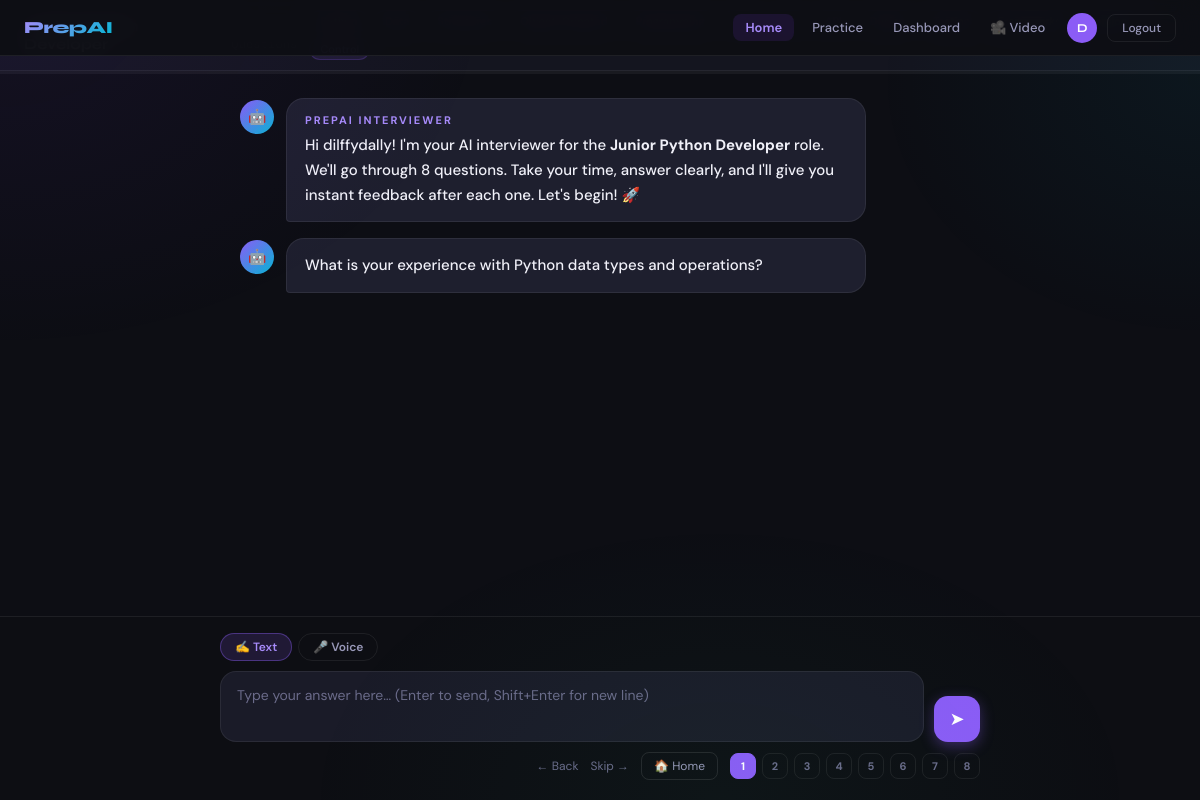
Screenshot of /interview/2/ (signed in) with the database file from the repository.
### interviews/models.py (models this page shows, shortened)
class JDSession(models.Model):
    user = models.ForeignKey(User, on_delete=models.CASCADE, related_name='sessions', null=True, blank=True)
    jd_text = models.TextField()
    detected_role = models.CharField(max_length=200, blank=True)
    detected_skills = models.TextField(blank=True)
    resume_text = models.TextField(blank=True)
    share_token = models.CharField(max_length=64, blank=True, null=True, unique=True)
    created_at = models.DateTimeField(auto_now_add=True)

class Question(models.Model):
    session = models.ForeignKey(JDSession, on_delete=models.CASCADE, related_name='questions')
    question_text = models.TextField()
    hint = models.TextField(blank=True)
    order = models.IntegerField(default=0)

### interviews/views.py (the view)
# urls.py: path('interview/<int:session_id>/', views.interview, name='interview'),
@login_required
def interview(request, session_id):
    session = get_object_or_404(JDSession, id=session_id, user=request.user)
    questions = session.questions.all().order_by('order')
    answered_ids = list(session.attempts.values_list('question_id', flat=True))
    return render(request, 'interview.html', {
        'session': session,
        'questions': questions,
        'answered_ids': answered_ids,
        'total': questions.count(),
    })

### templates/interview.html (shortened to what this page needs)
{% extends 'base.html' %}
{% block body %}
<nav class="app-nav">
  <a href="{% url 'landing' %}" class="logo">PrepAI</a>
  <div class="nav-right">
    <a href="{% url 'home' %}" class="nav-link active">Home</a>
    <a href="{% url 'practice' %}" class="nav-link">Practice</a>
    <a href="{% url 'dashboard' %}" class="nav-link">Dashboard</a>
    <a href="{% url 'video_setup' %}" class="nav-link">🎥 Video</a>
    <div class="nav-avatar">{{ request.user.username|first|upper }}</div>
    <a href="{% url 'logout' %}" class="btn-logout">Logout</a>
  </div>
</nav>
<div class="session-bar">
  <div class="session-info">
    <div class="session-role">{{ session.detected_role }}</div>
    <div class="session-count">{{ total }} Questions</div>
  </div>
  {% if session.detected_skills %}
  <div class="skills-chips">
    {% for skill in session.detected_skills.split %}
    <span class="skill-chip">{{ skill|cut:"," }}</span>
    {% endfor %}
  </div>
  {% endif %}
</div>
<div class="progress-track">
</div>
<div class="chat-wrap" id="chatWrap">
  <div class="chat-inner" id="chatInner">
    <div class="msg-ai">
      <div class="ai-avatar">🤖</div>
      <div class="ai-bubble">
        <div class="ai-label">PrepAI Interviewer</div>
        <div class="ai-text">
          Hi {{ request.user.username }}! I'm your AI interviewer for the <strong>{{ session.detected_role }}</strong> role.
          We'll go through {{ total }} questions. Take your time, answer clearly, and I'll give you instant feedback after each one.
          Let's begin! 🚀
        </div>
      </div>
    </div>
    {% for q in questions %}
    {% if forloop.first %}
    <div class="msg-ai" id="questionMsg0">
      <div class="ai-avatar">🤖</div>
      <div class="ai-bubble">
        <div class="ai-text">{{ q.question_text }}</div>
      </div>
    </div>
    {% endif %}
    {% endfor %}
  </div>
</div>
<div class="input-wrap">
  <div class="input-inner">
    <div class="mode-row">
      <button class="mode-pill active" id="modeTxtBtn" onclick="setInputMode('text')">✍️ Text</button>
      <button class="mode-pill" id="modeVoiceBtn" onclick="setInputMode('voice')">🎤 Voice</button>
    </div>
    <div id="textInputArea">
      <div class="text-input-row">
        <textarea class="ans-textarea" id="ansInput" placeholder="Type your answer here… (Enter to send, Shift+Enter for new line)" rows="2"></textarea>
        <button class="btn-send" id="sendBtn" onclick="sendAnswer()">➤</button>
      </div>
    </div>
    <div class="bottom-actions">
      <div style="display:flex;align-items:center;gap:12px;">
        <button class="btn-skip" id="backBtn" onclick="goBack()">← Back</button>
        <button class="btn-skip" id="skipBtn" onclick="skipQuestion()">Skip →</button>
        <a href="{% url 'home' %}" class="btn-skip" style="text-decoration:none;padding:5px 12px;border:1px solid rgba(255,255,255,0.1);border-radius:8px;color:var(--muted2);font-size:12px;transition:all 0.2s;" onmouseover="this.style.color='var(--text)'" onmouseout="this.style.color='var(--muted2)'">🏠 Home</a>
        <div class="q-nav" id="qNav">
          {% for q in questions %}
          <div class="q-dot {% if forloop.first %}current{% endif %} {% if q.id in answered_ids %}done{% endif %}"
               onclick="jumpTo({{ forloop.counter0 }})" title="Q{{ forloop.counter }}">{{ forloop.counter }}</div>
          {% endfor %}
        </div>
      </div>
    </div>
  </div>
</div>
{% endblock %}

### templates/base.html (style rules this page uses)
:root { --c1: #7c3aed; --c2: #06b6d4; --c3: #34d399; --c4: #f87171; --bg: #0a0a0f; --surface: #1a1a2e; --surface2: #23232f; --border: #2d2d44; --text: #f9fafb; --muted: #6b7280; --muted2: #9ca3af; --shadow: 0 8px 32px rgba(124,58,237,0.15); }
* { margin: 0; padding: 0; box-sizing: border-box; }
body { font-family: 'DM Sans', sans-serif; background: var(--bg); color: var(--text); min-height: 100vh; overflow-x: hidden; }
body::before { content: ''; position: fixed; inset: 0; z-index: 0; pointer-events: none; background: radial-gradient(ellipse 700px 500px at 0% 0%, rgba(124,58,237,0.07) 0%, transparent 70%), radial-gradient(ellipse 500px 400px at 100% 10%, rgba(6,182,212,0.05) 0%, transparent 65%), radial-gradient(ellipse 600px 400px at 60% 100%, rgba(52,211,153,0.04) 0%, transparent 70%); }
.app-nav { position: fixed; top: 0; left: 0; right: 0; z-index: 100; display: flex; align-items: center; justify-content: space-between; padding: 14px 40px; background: rgba(10,10,15,0.92); backdrop-filter: blur(20px); border-bottom: 1px solid var(--border); }
.logo { font-family: 'Syne', sans-serif; font-size: 22px; font-weight: 800; background: linear-gradient(135deg, #a78bfa, #06b6d4); -webkit-background-clip: text; -webkit-text-fill-color: transparent; text-decoration: none; letter-spacing: -0.5px; }
.nav-right { display: flex; align-items: center; gap: 4px; }
.nav-link { padding: 7px 16px; border-radius: 999px; color: var(--muted2); text-decoration: none; font-size: 14px; font-weight: 500; transition: all 0.2s; }
.nav-link.active { color: #a78bfa; background: rgba(124,58,237,0.14); font-weight: 600; }
.nav-avatar { width: 34px; height: 34px; border-radius: 50%; background: linear-gradient(135deg, #7c3aed, #06b6d4); display: flex; align-items: center; justify-content: center; font-family: 'Syne', sans-serif; font-size: 13px; font-weight: 800; color: #fff; margin-left: 6px; }
.btn-logout { padding: 7px 16px; border-radius: 999px; border: 1.5px solid rgba(248,113,113,0.25); color: #f87171; text-decoration: none; font-size: 13px; font-weight: 500; transition: all 0.2s; margin-left: 4px; }

### rows the page displays
JDSession: detected_role "Junior Python Developer"
Question: question_text "What is your experience with Python data types and operations?"

### other values shown
{{ request.user.username|first|upper }} "D"
{{ request.user.username }} "dilffydally"
{{ total }} "8"
